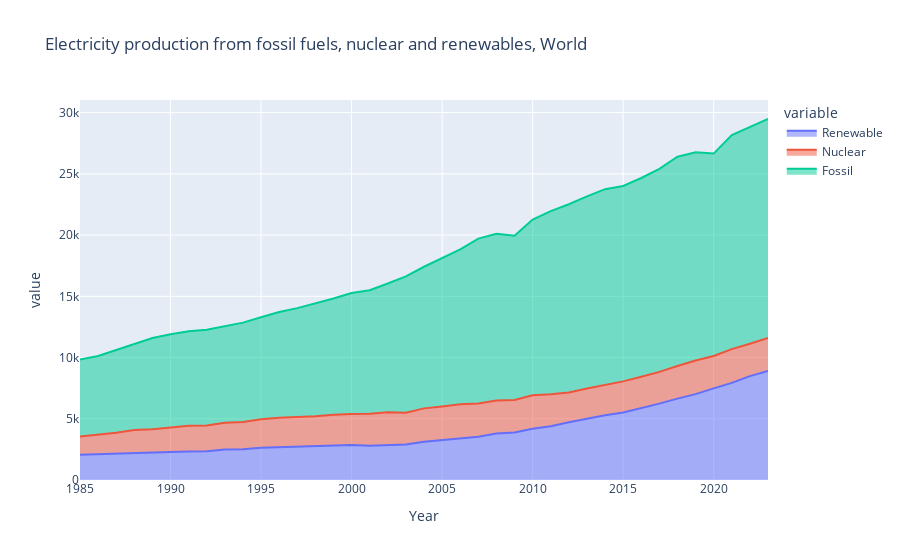

The notebook cell this image was saved under:
### Code cell
fig = px.area(df, x='Year', y='value', color='variable',
             title = 'Electricity production from fossil fuels, nuclear and renewables, World')
fig.show()

### Figure 1 — Plotly figure (JSON) as saved in the notebook; plotly's stock layout.template omitted (floating-point values rounded to 4 significant figures)
{"data": [{"fillpattern": {"shape": ""}, "hovertemplate": "variable=Renewable<br>Year=%{x}<br>value=%{y}<extra></extra>", "legendgroup": "Renewable", "line": {"color": "#636efa"}, "marker": {"symbol": "circle"}, "mode": "lines", "name": "Renewable", "orientation": "v", "showlegend": true, "stackgroup": "1", "type": "scatter", "x": [1985, 1986, 1987, 1988, 1989, 1990, 1991, 1992, 1993, 1994, 1995, 1996, 1997, 1998, 1999, 2000, 2001, 2002, 2003, 2004, 2005, 2006, 2007, 2008, 2009, 2010, 2011, 2012, 2013, 2014, 2015, 2016, 2017, 2018, 2019, 2020, 2021, 2022, 2023], "xaxis": "x", "y": [2058.0, 2092.0, 2125.0, 2193.0, 2195.0, 2280.0, 2335.0, 2345.0, 2483.0, 2504.0, 2639.0, 2677.0, 2736.0, 2766.0, 2799.0, 2858.0, 2796.0, 2873.0, 2899.0, 3129.0, 3280.0, 3432.0, 3540.0, 3798.0, 3879.0, 4192.0, 4394.0, 4721.0, 5026.0, 5286.0, 5519.0, 5859.0, 6234.0, 6647.0, 7011.0, 7484.0, 7927.0, 8485.0, 8914.0], "yaxis": "y"}, {"fillpattern": {"shape": ""}, "hovertemplate": "variable=Nuclear<br>Year=%{x}<br>value=%{y}<extra></extra>", "legendgroup": "Nuclear", "line": {"color": "#EF553B"}, "marker": {"symbol": "circle"}, "mode": "lines", "name": "Nuclear", "orientation": "v", "showlegend": true, "stackgroup": "1", "type": "scatter", "x": [1985, 1986, 1987, 1988, 1989, 1990, 1991, 1992, 1993, 1994, 1995, 1996, 1997, 1998, 1999, 2000, 2001, 2002, 2003, 2004, 2005, 2006, 2007, 2008, 2009, 2010, 2011, 2012, 2013, 2014, 2015, 2016, 2017, 2018, 2019, 2020, 2021, 2022, 2023], "xaxis": "x", "y": [1489.0, 1595.0, 1735.0, 1891.0, 1945.0, 2001.0, 2096.0, 2112.0, 2185.0, 2226.0, 2323.0, 2407.0, 2390.0, 2431.0, 2524.0, 2540.0, 2613.0, 2655.0, 2601.0, 2719.0, 2727.0, 2762.0, 2703.0, 2695.0, 2657.0, 2726.0, 2610.0, 2432.0, 2449.0, 2499.0, 2533.0, 2571.0, 2594.0, 2659.0, 2754.0, 2648.0, 2762.0, 2640.0, 2686.0], "yaxis": "y"}, {"fillpattern": {"shape": ""}, "hovertemplate": "variable=Fossil<br>Year=%{x}<br>value=%{y}<extra></extra>", "legendgroup": "Fossil", "line": {"color": "#00cc96"}, "marker": {"symbol": "circle"}, "mode": "lines", "name": "Fossil", "orientation": "v", "showlegend": true, "stackgroup": "1", "type": "scatter", "x": [1985, 1986, 1987, 1988, 1989, 1990, 1991, 1992, 1993, 1994, 1995, 1996, 1997, 1998, 1999, 2000, 2001, 2002, 2003, 2004, 2005, 2006, 2007, 2008, 2009, 2010, 2011, 2012, 2013, 2014, 2015, 2016, 2017, 2018, 2019, 2020, 2021, 2022, 2023], "xaxis": "x", "y": [6285.0, 6440.0, 6758.0, 6998.0, 7456.0, 7615.0, 7723.0, 7808.0, 7859.0, 8119.0, 8335.0, 8627.0, 8911.0, 9215.0, 9499.0, 9878.0, 10090.0, 10520.0, 11130.0, 11560.0, 12130.0, 12640.0, 13470.0, 13610.0, 13410.0, 14350.0, 14950.0, 15360.0, 15680.0, 15970.0, 15950.0, 16230.0, 16570.0, 17094, 17010.0, 16520.0, 17480.0, 17720.0, 17880.0], "yaxis": "y"}], "layout": {"legend": {"title": {"text": "variable"}, "tracegroupgap": 0}, "title": {"text": "Electricity production from fossil fuels, nuclear and renewables, World"}, "xaxis": {"anchor": "y", "domain": [0, 1], "title": {"text": "Year"}}, "yaxis": {"anchor": "x", "domain": [0, 1], "title": {"text": "value"}}}}
